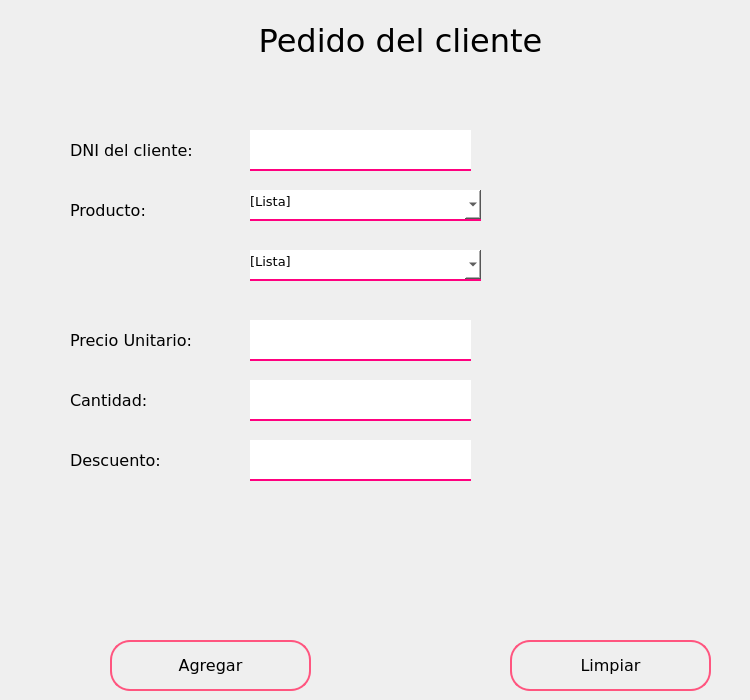
               <widget class="QWidget" name="pagPedidoCliente">
                <widget class="QLabel" name="label_8">
                 <property name="geometry">
                  <rect>
                   <x>70</x>
                   <y>440</y>
                   <width>121</width>
                   <height>41</height>
                  </rect>
                 </property>
                 <property name="font">
                  <font>
                   <family>Verdana</family>
                   <pointsize>12</pointsize>
                  </font>
                 </property>
                 <property name="text">
                  <string>Descuento:</string>
                 </property>
                </widget>
                <widget class="QLabel" name="label_9">
                 <property name="geometry">
                  <rect>
                   <x>70</x>
                   <y>130</y>
                   <width>171</width>
                   <height>41</height>
                  </rect>
                 </property>
                 <property name="font">
                  <font>
                   <family>Verdana</family>
                   <pointsize>12</pointsize>
                  </font>
                 </property>
                 <property name="text">
                  <string>DNI del cliente:</string>
                 </property>
                </widget>
                <widget class="QLabel" name="label_10">
                 <property name="geometry">
                  <rect>
                   <x>70</x>
                   <y>320</y>
                   <width>161</width>
                   <height>41</height>
                  </rect>
                 </property>
                 <property name="font">
                  <font>
                   <family>Verdana</family>
                   <pointsize>12</pointsize>
                  </font>
                 </property>
                 <property name="text">
                  <string>Precio Unitario:</string>
                 </property>
                </widget>
                <widget class="QLabel" name="label_21">
                 <property name="geometry">
                  <rect>
                   <x>70</x>
                   <y>190</y>
                   <width>101</width>
                   <height>41</height>
                  </rect>
                 </property>
                 <property name="font">
                  <font>
                   <family>Verdana</family>
                   <pointsize>12</pointsize>
                  </font>
                 </property>
                 <property name="text">
                  <string>Producto:</string>
                 </property>
                </widget>
                <widget class="QLineEdit" name="txtDNIcliente">
                 <property name="geometry">
                  <rect>
                   <x>250</x>
                   <y>130</y>
                   <width>221</width>
                   <height>41</height>
                  </rect>
                 </property>
                 <property name="font">
                  <font>
                   <pointsize>12</pointsize>
                  </font>
                 </property>
                 <property name="styleSheet">
                  <string notr="true">QLineEdit{
background-color: rgb(255, 255, 255);
border:none;
border-bottom:2px solid rgb(255, 0, 127);
padding-bottom:7px;
}</string>
                 </property>
                 <property name="alignment">
                  <set>Qt::AlignBottom|Qt::AlignLeading|Qt::AlignLeft</set>
                 </property>
                </widget>
                <widget class="QLabel" name="label_23">
                 <property name="geometry">
                  <rect>
                   <x>70</x>
                   <y>380</y>
                   <width>111</width>
                   <height>41</height>
                  </rect>
                 </property>
                 <property name="font">
                  <font>
                   <family>Verdana</family>
                   <pointsize>12</pointsize>
                  </font>
                 </property>
                 <property name="text">
                  <string>Cantidad:</string>
                 </property>
                </widget>
                <widget class="QLineEdit" name="txtPrecioU">
                 <property name="geometry">
                  <rect>
                   <x>250</x>
                   <y>320</y>
                   <width>221</width>
                   <height>41</height>
                  </rect>
                 </property>
                 <property name="font">
                  <font>
                   <pointsize>12</pointsize>
                  </font>
                 </property>
                 <property name="styleSheet">
                  <string notr="true">QLineEdit{
background-color: rgb(255, 255, 255);
border:none;
border-bottom:2px solid rgb(255, 0, 127);
padding-bottom:7px;
}</string>
                 </property>
                 <property name="alignment">
                  <set>Qt::AlignBottom|Qt::AlignLeading|Qt::AlignLeft</set>
                 </property>
                </widget>
                <widget class="QLineEdit" name="txtCantidad">
                 <property name="geometry">
                  <rect>
                   <x>250</x>
                   <y>380</y>
                   <width>221</width>
                   <height>41</height>
                  </rect>
                 </property>
                 <property name="font">
                  <font>
                   <pointsize>12</pointsize>
                  </font>
                 </property>
                 <property name="styleSheet">
                  <string notr="true">QLineEdit{
background-color: rgb(255, 255, 255);
border:none;
border-bottom:2px solid rgb(255, 0, 127);
padding-bottom:7px;
}</string>
                 </property>
                 <property name="alignment">
                  <set>Qt::AlignBottom|Qt::AlignLeading|Qt::AlignLeft</set>
                 </property>
                </widget>
                <widget class="QLineEdit" name="txtDescuento">
                 <property name="geometry">
                  <rect>
                   <x>250</x>
                   <y>440</y>
                   <width>221</width>
                   <height>41</height>
                  </rect>
                 </property>
                 <property name="font">
                  <font>
                   <pointsize>12</pointsize>
                  </font>
                 </property>
                 <property name="styleSheet">
                  <string notr="true">QLineEdit{
background-color: rgb(255, 255, 255);
border:none;
border-bottom:2px solid rgb(255, 0, 127);
padding-bottom:7px;
}</string>
                 </property>
                 <property name="alignment">
                  <set>Qt::AlignBottom|Qt::AlignLeading|Qt::AlignLeft</set>
                 </property>
                </widget>
                <widget class="QLabel" name="label_25">
                 <property name="geometry">
                  <rect>
                   <x>200</x>
                   <y>10</y>
                   <width>401</width>
                   <height>61</height>
                  </rect>
                 </property>
                 <property name="font">
                  <font>
                   <family>Verdana</family>
                   <pointsize>24</pointsize>
                  </font>
                 </property>
                 <property name="text">
                  <string>Pedido del cliente</string>
                 </property>
                 <property name="alignment">
                  <set>Qt::AlignCenter</set>
                 </property>
                </widget>
                <widget class="QComboBox" name="cbxProducto">
                 <property name="geometry">
                  <rect>
                   <x>250</x>
                   <y>190</y>
                   <width>231</width>
                   <height>31</height>
                  </rect>
                 </property>
                 <property name="font">
                  <font>
                   <family>Verdana</family>
                   <pointsize>10</pointsize>
                  </font>
                 </property>
                 <property name="cursor">
                  <cursorShape>PointingHandCursor</cursorShape>
                 </property>
                 <property name="styleSheet">
                  <string notr="true">background-color: rgb(255, 255, 255);
border:none;
border-bottom:2px solid rgb(255, 0, 127);
padding-bottom:7px;</string>
                 </property>
                 <item>
                  <property name="text">
                   <string>[Lista]</string>
                  </property>
                 </item>
                 <item>
                  <property name="text">
                   <string>Abrigos</string>
                  </property>
                 </item>
                 <item>
                  <property name="text">
                   <string>Camisas</string>
                  </property>
                 </item>
                 <item>
                  <property name="text">
                   <string>Casacas</string>
                  </property>
                 </item>
                 <item>
                  <property name="text">
                   <string>Pantalon</string>
                  </property>
                 </item>
                 <item>
                  <property name="text">
                   <string>Chompa</string>
                  </property>
                 </item>
                 <item>
                  <property name="text">
                   <string>Medias</string>
                  </property>
                 </item>
                 <item>
                  <property name="text">
                   <string>Polo</string>
                  </property>
                 </item>
                 <item>
                  <property name="text">
                   <string>Zapatos</string>
                  </property>
                 </item>
                </widget>
                <widget class="QPushButton" name="btnAgregarPedido">
                 <property name="geometry">
                  <rect>
                   <x>110</x>
                   <y>640</y>
                   <width>201</width>
                   <height>51</height>
                  </rect>
                 </property>
                 <property name="font">
                  <font>
                   <family>Verdana</family>
                   <pointsize>12</pointsize>
                  </font>
                 </property>
                 <property name="cursor">
                  <cursorShape>PointingHandCursor</cursorShape>
                 </property>
                 <property name="styleSheet">
                  <string notr="true">QPushButton{
border:2px solid rgb(255, 85, 127);
border-radius:20px;

}

QPushButton:hover{
background-color:qlineargradient(spread:pad, x1:1, y1:1, x2:0.06, y2:0.131227, stop:0.373134 rgba(249, 148, 207, 255), stop:1 rgba(255, 255, 255, 255))
}</string>
                 </property>
                 <property name="text">
                  <string>Agregar</string>
                 </property>
                </widget>
                <widget class="QLabel" name="label_26">
                 <property name="geometry">
                  <rect>
                   <x>600</x>
                   <y>70</y>
                   <width>141</width>
                   <height>151</height>
                  </rect>
                 </property>
                 <property name="text">
                  <string/>
                 </property>
                 <property name="pixmap">
                  <pixmap>logo1.png</pixmap>
                 </property>
                 <property name="scaledContents">
                  <bool>true</bool>
                 </property>
                </widget>
                <widget class="QPushButton" name="btnLimpiarPedido">
                 <property name="geometry">
                  <rect>
                   <x>510</x>
                   <y>640</y>
                   <width>201</width>
                   <height>51</height>
                  </rect>
                 </property>
                 <property name="font">
                  <font>
                   <family>Verdana</family>
                   <pointsize>12</pointsize>
                  </font>
                 </property>
                 <property name="cursor">
                  <cursorShape>PointingHandCursor</cursorShape>
                 </property>
                 <property name="styleSheet">
                  <string notr="true">QPushButton{
border:2px solid rgb(255, 85, 127);
border-radius:20px;

}

QPushButton:hover{
background-color:qlineargradient(spread:pad, x1:1, y1:1, x2:0.06, y2:0.131227, stop:0.373134 rgba(249, 148, 207, 255), stop:1 rgba(255, 255, 255, 255))
}</string>
                 </property>
                 <property name="text">
                  <string>Limpiar</string>
                 </property>
                </widget>
                <widget class="QComboBox" name="cbxPrenda">
                 <property name="geometry">
                  <rect>
                   <x>250</x>
                   <y>250</y>
                   <width>231</width>
                   <height>31</height>
                  </rect>
                 </property>
                 <property name="font">
                  <font>
                   <family>Verdana</family>
                   <pointsize>10</pointsize>
                  </font>
                 </property>
                 <property name="cursor">
                  <cursorShape>PointingHandCursor</cursorShape>
                 </property>
                 <property name="styleSheet">
                  <string notr="true">background-color: rgb(255, 255, 255);
border:none;
border-bottom:2px solid rgb(255, 0, 127);
padding-bottom:7px;</string>
                 </property>
                 <item>
                  <property name="text">
                   <string>[Lista]</string>
                  </property>
                 </item>
                 <item>
                  <property name="text">
                   <string>Algodon</string>
                  </property>
                 </item>
                 <item>
                  <property name="text">
                   <string>Brillos</string>
                  </property>
                 </item>
                 <item>
                  <property name="text">
                   <string>Clasico</string>
                  </property>
                 </item>
                 <item>
                  <property name="text">
                   <string>Estampado</string>
                  </property>
                 </item>
                 <item>
                  <property name="text">
                   <string>Franela</string>
                  </property>
                 </item>
                 <item>
                  <property name="text">
                   <string>Rasgado</string>
                  </property>
                 </item>
                 <item>
                  <property name="text">
                   <string>Seda</string>
                  </property>
                 </item>
                 <item>
                  <property name="text">
                   <string>Polar</string>
                  </property>
                 </item>
                </widget>
               </widget>
